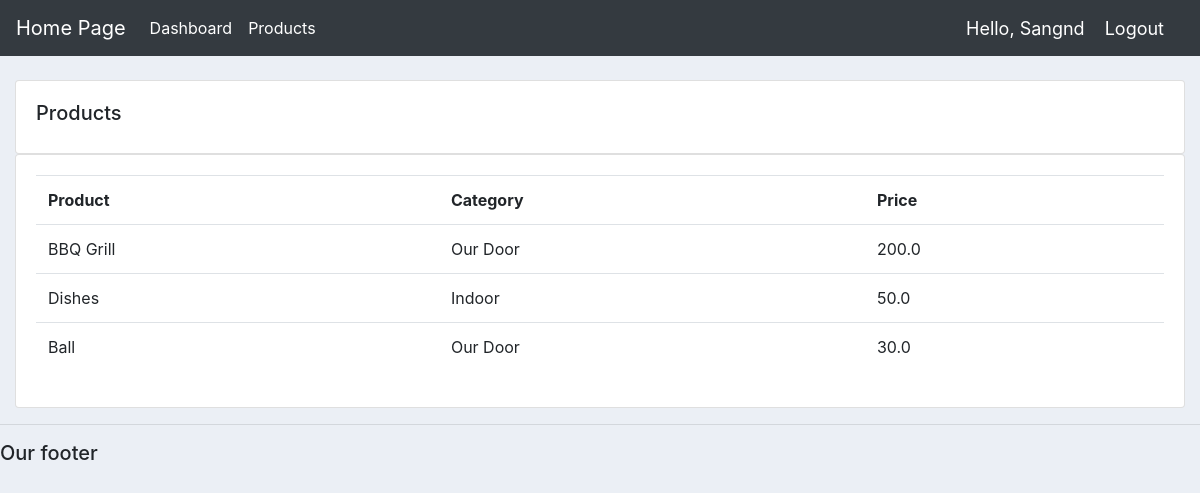
/product/ (signed in), run on the app's committed database.
### account/models.py (models this page shows, shortened)
class Product(models.Model):
    CATEGORY = (
        ('Indoor', 'Indoor'),
        ('Our Door', 'Our Door'),
    )
    name = models.CharField(max_length=200, null=True)
    price = FloatField(null=True)
    category = models.CharField(max_length=200, null=True, choices=CATEGORY)
    description = models.CharField(max_length=200, null=True)
    date_create = models.DateTimeField(auto_now_add=True, null=True)
    tags = models.ManyToManyField(Tag)

### account/decorators.py (the view)
        def wrapper_func(request, *args, **kwargs):
            group = None
            if request.user.groups.exists():
                group = request.user.groups.all()[0].name
            if group in allowed_roles:
                return view_func(request, *args, **kwargs)
            else :
                return HttpResponse('You are not authorized to view')

### account/views.py (called while the page is built)
@login_required(login_url='login')
@allowed_users(allowed_roles=['admin'])
def product(reponse):
    products = Product.objects.all()
    return render(reponse, "accounts/product.html", {'products':products})

### account/templates/accounts/product.html
{%  extends 'accounts/main.html' %}
{% block content %}
		<br>
		<div class="row">
			<div class="col-md">
				<div class="card card-body">
					<h5>Products</h5>
				</div>
				<div class="card card-body">
					<table class="table">
						<tr>
							<th>Product</th>
							<th>Category</th>
							<th>Price</th>
						</tr>
						{% for i in products %}
							<tr>
								<td>{{i.name}}</td>
								<td>{{i.category}}</td>
								<td>{{i.price}}</td>
							</tr>
						{% endfor %}
					</table>
				</div>
			</div>
		</div>
{% endblock content %}

### account/templates/accounts/navbar.html (shortened to what this page needs)
{% load static %}
<nav class="navbar navbar-expand-lg navbar-dark bg-dark">
    <a class="navbar-brand" href="#">Home Page</a>
    <div class="collapse navbar-collapse" id="navbarNav">
      <ul class="navbar-nav">
        {% if request.user.is_staff %}
        <li class="nav-item active">
          <a class="nav-link" href="{% url 'dashboard' %}">Dashboard</a>
        </li>
        <li class="nav-item active" >
          <a class="nav-link" href="{% url 'product' %}">Products</a>
        </li>
        {% else %}
        <li class="nav-item active" >
          <a class="nav-link" href="{% url 'account' %}">Settings</a>
        </li>
        {% endif %}
      </ul>
    </div>
    <span class="hello-msg">Hello, {{request.user}}</span>
    <spanv><a class="hello-msg" href="{% url 'logout' %}">Logout</a></span>
  </nav>

### static/css/main.css (style rules this page uses)
body { background-color: #ebeff5; }

### account/templates/accounts/navbar.html (style rules this page uses)
.hello-msg { font-size: 18px; color: #fff; margin-right: 20px; }

### data on the page
Product: name "BBQ Grill", category "Our Door", price "200.0"
Product: name "Dishes", category "Indoor", price "50.0"
Product: name "Ball", category "Our Door", price "30.0"

### other printed values
{{ request.user }} "Sangnd"
